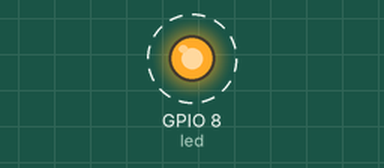
Bench run of a program on a simulated ESP32 board running MicroPython. Parts: output pins drawn as LEDs (lit = HIGH). Dashed ring = blinking.

Above: at 0.2 s.
Timing chart, 0 to 3.0 s (numbered marks = the images above):
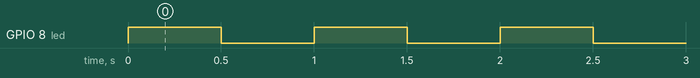

The program:

blink.py
```python
from machine import Pin
from time import sleep

# Definieer de onboard LED pin (meestal GPIO2)
led = Pin(8, Pin.OUT)

while True:
    led.value(1)  # Zet de LED aan
    sleep(0.5)    # Wacht 0.5 seconden
    led.value(0)  # Zet de LED uit
    sleep(0.5)    # Wacht 0.5 seconden
```

Measured:
- by itself, GPIO 8 (led): alternates HIGH for 0.50 s and LOW for 0.50 s
